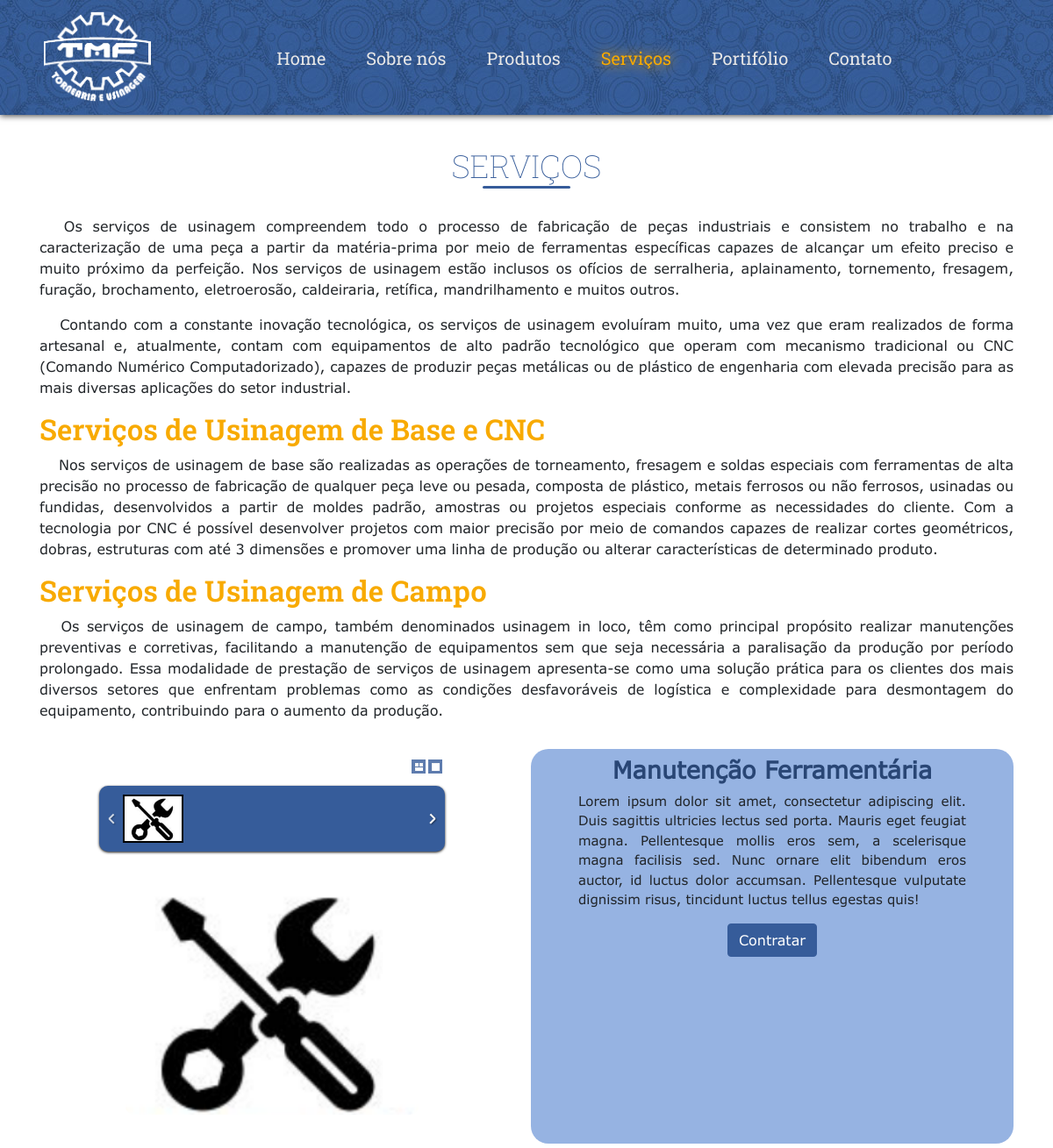
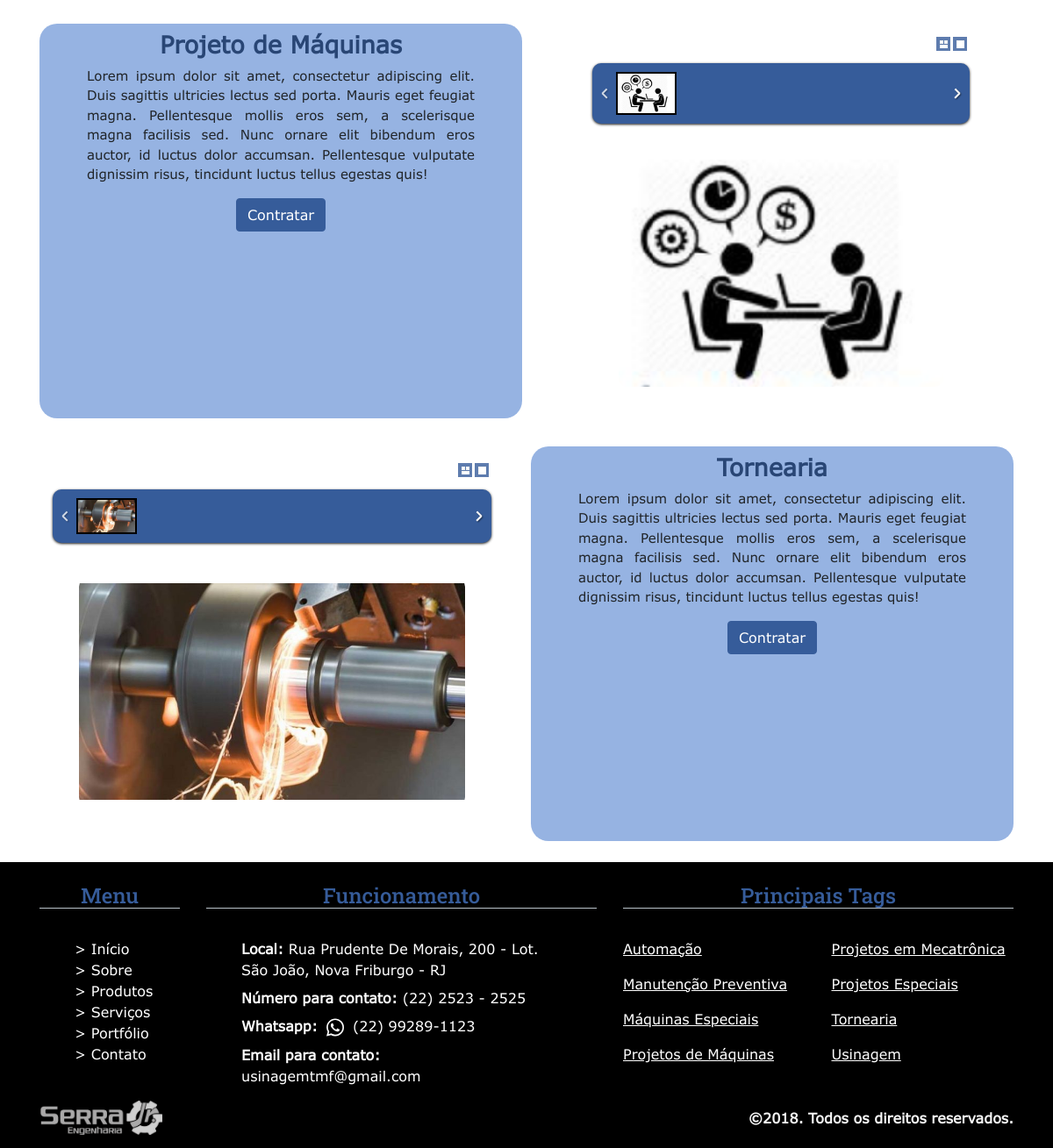
Page /servicos.php on the committed database (2 pictures, top to bottom).
### tables this page shows
CREATE TABLE `servico` (
  `codServico` int(11) NOT NULL,
  `nome` varchar(150) NOT NULL,
  `descricao` text NOT NULL,
  `imagem` varchar(150) NOT NULL,
  `estatus` tinyint(1) NOT NULL
);

CREATE TABLE `imagemservico` (
  `codImagem` int(11) NOT NULL,
  `codServico` int(11) NOT NULL,
  `nome` varchar(100) NOT NULL
);

### servicos.php (the view, shortened to what this page needs)
<!DOCTYPE html>
<html lang="pt-br">
<head>
    <link rel="stylesheet" href="css/produtos_servico.css">
    <link rel="stylesheet" href="css/header.css">
    <link rel="stylesheet" href="css/footer.css">
    <link rel="stylesheet" href="css/normalize.css">
    <link rel="stylesheet" href="bootstrap/css/bootstrap.min.css">
    <link rel="stylesheet" href="css/main.css">
</head>
<body>
    <header>
        <?php include_once('header.php'); ?>
    </header>
    <main>
        <section id="secaoProdutos" class="secaoSite" style="margin-top:110px;" >
            <div class="container container-fluid">
                <div class="row">
                    <div class="col-md-12 container-titulos pb-2">
                        <h1 class="titulo_secoes">
                            <br>
                            Serviços
                        </h1>
                    </div>
                </div>
                <div class="row">
                    <div class="col-md-12 container-titulos pb-2">
                        <p class="text-justify">
                            &emsp;
                            Os serviços de usinagem compreendem todo o processo de fabricação de peças industriais e consistem no trabalho e na caracterização de uma peça a partir da matéria-prima por meio de ferramentas específicas capazes de alcançar um efeito preciso e muito próximo da perfeição. Nos serviços de usinagem estão inclusos os ofícios de serralheria, aplainamento, tornemento, fresagem, furação, brochamento, eletroerosão, caldeiraria, retífica, mandrilhamento e muitos outros.
                        </p>
                        <p class="text-justify">
                            &emsp;
                            Contando com a constante inovação tecnológica, os serviços de usinagem evoluíram muito, uma vez que eram realizados de forma artesanal e, atualmente, contam com equipamentos de alto padrão tecnológico que operam com mecanismo tradicional ou CNC (Comando Numérico Computadorizado), capazes de produzir peças metálicas ou de plástico de engenharia com elevada precisão para as mais diversas aplicações do setor industrial.
                        </p>
                        <h3 style="text-align:left;" class="subTituloSobre"> Serviços de Usinagem de Base e CNC </h3>
                        <p class="text-justify">
                            &emsp;
                            Nos serviços de usinagem de base são realizadas as operações de torneamento, fresagem e soldas especiais com ferramentas de alta precisão no processo de fabricação de qualquer peça leve ou pesada, composta de plástico, metais ferrosos ou não ferrosos, usinadas ou fundidas, desenvolvidos a partir de moldes padrão, amostras ou projetos especiais conforme as necessidades do cliente. Com a tecnologia por CNC é possível desenvolver projetos com maior precisão por meio de comandos capazes de realizar cortes geométricos, dobras, estruturas com até 3 dimensões e promover uma linha de produção ou alterar características de determinado produto.
                        </p>
                        <h3 style="text-align:left;" class="subTituloSobre">Serviços de Usinagem de Campo</h3>
                        <p class="text-justify">
                            &emsp;
                            Os serviços de usinagem de campo, também denominados usinagem in loco, têm como principal propósito realizar manutenções preventivas e corretivas, facilitando a manutenção de equipamentos sem que seja necessária a paralisação da produção por período prolongado. Essa modalidade de prestação de serviços de usinagem apresenta-se como uma solução prática para os clientes dos mais diversos setores que enfrentam problemas como as condições desfavoráveis de logística e complexidade para desmontagem do equipamento, contribuindo para o aumento da produção.
                        </p>
                    </div>
                </div>
            </div>
            <?php
            $objDB = new db();
            $conn = $objDB->conecta_mysql();
            $query_select = "SELECT * from servico where estatus ='1';";
            $result_select = mysqli_query($conn,$query_select) or die(mysql_error());
            $rows = array();
            $contadorServicos = 0;
            while($row = mysqli_fetch_array($result_select))
                $rows[] = $row;
            foreach($rows as $row){
                $contadorServicos = $contadorServicos + 1;
                $codServico = $row['codServico'];
                $nome = $row['nome'];
                $descricao = $row['descricao'];
                echo '<div class="container d-flex justify-content-center">';
                echo '<div class="row d-flex justify-content-center">';
                if ($contadorServicos%2 == 0) {
                    echo '<div class="col  mt-2 mb-4 mx-auto ">';
                }else{
                    echo '<div class="col order-sm-12 mt-2 mb-4 mx-auto ">';
                }
                echo '<div class="container caixa_texto">';
                echo '<div class="row">';
                echo '<div class="col-12 mt-2 mb-0 text-center">';
                echo '<h4 style="font-size: 27px;font-weight: 600;color: rgb(41, 70, 117);">'.$nome.'</h4>';
                echo '</div>';
                echo '</div>';
                echo '<div class="row mr-4 ml-4">';
                echo '<div class="caixa_card_texto ">';
                echo '<div class="col-12">';
                echo '<p class="card-text">';
                echo $descricao;
                echo '</p>';
                echo '</div>';
                echo '</div>';
                echo '</div>';
                echo '<div class="row text-center mt-3 pb-3">';
                echo '<div class="col-12">';
                echo '<input type="submit" class="btn btn-primary" data-toggle="modal" data-target="#ModalProd" id="contratar" name="contratar" value="Contratar">';
                echo '</div>';
                echo '</div>';
                echo '</div>';
                echo '</div>';
                echo '<div class="col  order-sm-1 mt-2 mb-4 d-flex">';
                echo '<div class="Conteudo_slider mx-auto my-auto">';
                echo '<div id="rg-gallery'.$contadorServicos.'" class="rg-gallery">';
                echo '<div class="rg-thumbs">';
                echo '<div class="es-carousel-wrapper">';
                echo '<div class="es-nav">';
                echo '<span class="es-nav-prev">Previous</span>';
                echo '</div>';
                echo '<div class="es-carousel">';
                echo '<ul class="lista_imagens ">  ';
                $query_select = "SELECT nome from imagemservico where codServico = '$codServico';";
                $result_select = mysqli_query($conn,$query_select) or die(mysql_error());
                $linhas = array();
                while($linha = mysqli_fetch_array($result_select))
                    $linhas[] = $linha;
                foreach($linhas as $linha){
                    $nomeImagem = $linha['nome'];
                    echo '<li><a href="#"><img src="sistema/Img/Servicos/'.$nomeImagem.' " data-large="sistema/Img/Servicos/'.$nomeImagem.'  " data-description="" /></a></li>';
                }
                echo '</ul>';
                echo '</div>';
                echo '</div>';
                echo '</div>';
                echo '</div>';
                echo '</div>';
                echo '</div>';
                echo '</div>';
                echo '</div>';
            }
            ?>
        </section>
    </main>
    <footer>
        <?php include_once('footer.php'); ?>
    </footer>
</body>
</html>

### css/produtos_servico.css (style rules this page uses)
.Conteudo_slider { margin-top: 30px ; max-width: 500px ; }
.caixa_card_texto { overflow-y: auto !important; overflow-x: auto !important; display: block !important; max-height: 450px !important ; }
.caixa_texto { background-color: rgba(55, 110, 199, 0.521); border-radius: 20px ; }
@media screen and (min-width: 967px) { .caixa_texto { min-width: 550px ; min-height: 450pX ; } }
.btn.btn-primary { background-color: #365C9A !important ; border-color: #365C9A !important ; }
.card-text { text-align: justify; font-size: 15px ; }
.lista_imagens { white-space: nowrap; display: inline-block ; padding: 0 ; }
.lista_imagens>li { display: inline-block !important; padding: 0 ; }
.es-carousel-wrapper { background: #365C9A; padding:10px 27px; -moz-border-radius: 10px; -webkit-border-radius: 10px; border-radius: 10px; position:relative; -moz-box-shadow:0px 1px 3px rgba(0, 0, 0, 0.9); -webkit-box-shadow:0px 1px 3px rgba(0, 0, 0, 0.9); box-shadow:0px 1px 3px rgba(0, 0, 0, 0.9); position:relative; margin-bottom:20px; }
.es-carousel { overflow:hidden; white-space: nowrap; background:#365C9A; }
.es-carousel ul { display:none; }
.es-carousel ul li { height:100%; float:left; display:block; }
.es-carousel ul li a { display:block; border-style:solid; border-color:rgba(54, 92, 154, 0); opacity:0.8; -webkit-touch-callout:none; -webkit-transition: all 0.2s ease-in-out; -moz-transition: all 0.2s ease-in-out; -o-transition: all 0.2s ease-in-out; -ms-transition: all 0.2s ease-in-out; transition: all 0.2s ease-in-out; }
.es-carousel ul li.selected a { border-color:rgb(0, 0, 0); opacity:1.0; }
.es-carousel ul li a img { display:block; border:none; max-height:100%; max-width:100%; }
.es-nav span { position:absolute; top:50%; left:8px; background:transparent url(../img/Slider/nav_thumbs.png) no-repeat top left; width:14px; height:26px; margin-top:-13px; text-indent:-9000px; cursor:pointer; opacity:0.8; }

### css/footer.css (style rules this page uses)
footer { background-color: black !important; }
li { list-style-type: none; }

### css/main.css (style rules this page uses)
body { overflow-x: hidden; }
.container-titulos { padding: 15px; }
.btn.btn-primary { background-color: #365C9A !important ; border-color: #365C9A !important ; margin: 0px !important ; }
* { font-family: Verdana4, Arial, sans-serif; }
.titulo_secoes { text-align: center; font-weight: 50; font-family: 'Roboto Slab', serif; font-size: 36px; color:#365C9A; text-transform: uppercase; }
.titulo_secoes::after { margin: 1px auto; height: 3px; width: 100px; content: " "; display: block; background-color: #365C9A; border-radius: 6px; }
#mande_mensagem h3, .subTituloSobre { text-align: center; font-family: 'Roboto Slab', serif; font-size: 33px; font-weight: 600; color: rgb(41, 70, 117); }
.subTituloSobre { color: #f8aa00; }

### rows in the picture
servico: nome "Manutenção Ferramentária", descricao "Lorem ipsum dolor sit amet, consectetur adipiscing elit. Duis sagittis ultricies lectus sed porta. Mauris eget feugiat magna. Pellentesque mollis eros sem, a scelerisque magna facilisis sed. Nunc ornare elit bibendum eros auctor, id luctus dolor accumsan. Pellentesque vulputate dignissim risus, tincidunt luctus tellus egestas quis!"
imagemservico: nome (picture)
servico: nome "Projeto de Máquinas", descricao "Lorem ipsum dolor sit amet, consectetur adipiscing elit. Duis sagittis ultricies lectus sed porta. Mauris eget feugiat magna. Pellentesque mollis eros sem, a scelerisque magna facilisis sed. Nunc ornare elit bibendum eros auctor, id luctus dolor accumsan. Pellentesque vulputate dignissim risus, tincidunt luctus tellus egestas quis!"
imagemservico: nome (picture)
servico: nome "Tornearia", descricao "Lorem ipsum dolor sit amet, consectetur adipiscing elit. Duis sagittis ultricies lectus sed porta. Mauris eget feugiat magna. Pellentesque mollis eros sem, a scelerisque magna facilisis sed. Nunc ornare elit bibendum eros auctor, id luctus dolor accumsan. Pellentesque vulputate dignissim risus, tincidunt luctus tellus egestas quis!"
imagemservico: nome (picture)
